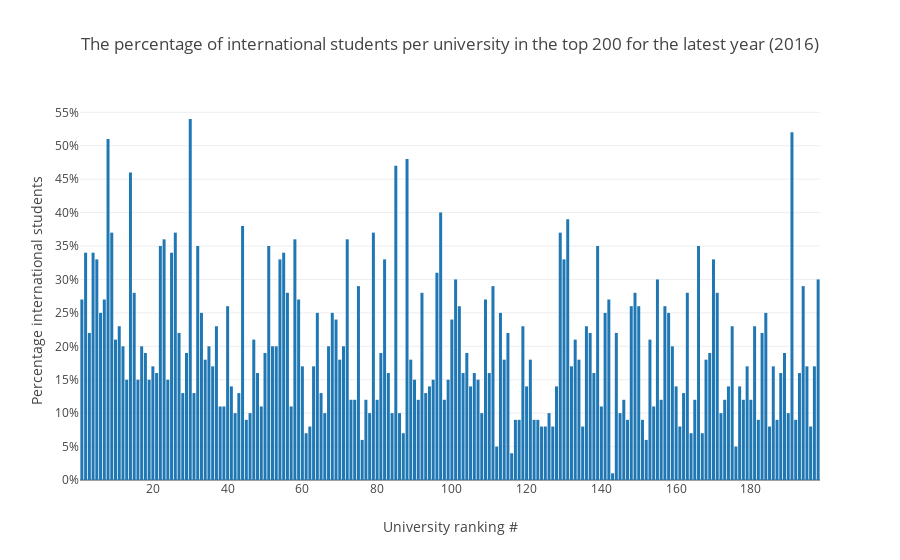

This figure's notebook cell:
### Code cell
N = list(range(1, 201, 1))

data = [go.Bar(
            x=N,
            y=latest_year['international_students']
    )]


layout = go.Layout(
    title = 'The percentage of international students per university in the top 200 for the latest year (2016)',
    yaxis = go.layout.YAxis(
        tickmode = 'linear',
        tick0 = 0,
        dtick = 5,
        ticksuffix = "%",
        title = 'Percentage international students'
    ),
    xaxis = go.layout.XAxis(
        title = 'University ranking #'
    )
)
fig = go.Figure(data=data, layout=layout)
iplot(fig, filename='basic-bar')

### Figure 1 — Plotly figure (JSON) as saved in the notebook; plotly's stock layout.template omitted (floating-point values rounded to 4 significant figures; data arrays with more than 128 entries replaced by an {"elided": "..."} marker saying what was removed)
{"data": [{"type": "bar", "uid": "822e4d88-7741-47c0-8a2c-1afba38b20ab", "x": {"elided": "200 int values"}, "y": {"elided": "198 int values"}}], "layout": {"title": {"text": "The percentage of international students per university in the top 200 for the latest year (2016)"}, "xaxis": {"title": {"text": "University ranking #"}}, "yaxis": {"dtick": 5, "tick0": 0, "tickmode": "linear", "ticksuffix": "%", "title": {"text": "Percentage international students"}}}}
